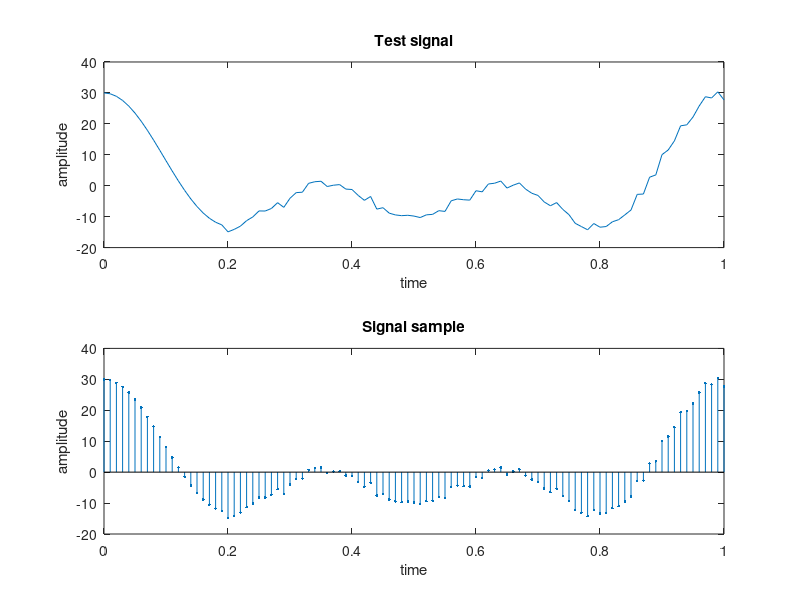

Here is the MATLAB script that generated this plot:


function exe1_2()
figure(1)
dalt=0.01;  
t=0:0.01:1; 
rn=randn(1,length(t));rn(1:20)=0;
y=10*cos(2*pi*t)+10*cos(2*pi*t*2)+10*cos(2*pi*t*3)+rn;
subplot(2,1,1);plot(t,y);
title('Test signal');
xlabel('time');ylabel('amplitude');
subplot(2,1,2);stem(t,y,'.');
title('Signal sample');
xlabel('time');ylabel('amplitude');
end